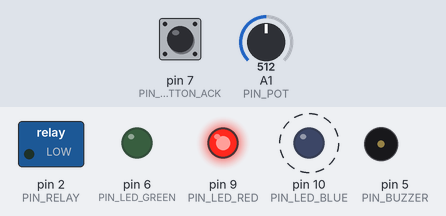
The sketch below on a simulated Arduino Uno, built for the host (arithmetic inside an expression is 32-bit, double 64-bit). Shown: switched loads named in the sketch (green lamp = pin HIGH), output pins drawn as LEDs (lit = HIGH), buzzer (waves = sounding, pin HIGH). Dashed ring = blinking. The test bench sets the inputs (shaded band); at power-on: pin 7 (PIN_BUTTON_ACK) HIGH, A1 (PIN_POT) = 512. WiFi joins after 1.5 s; servers stay silent unless stated; what the sketch prints to the serial monitor is not drawn.

Above: at 2.0 s.
Timing chart, 0 to 4.5 s (numbered marks = the images above):
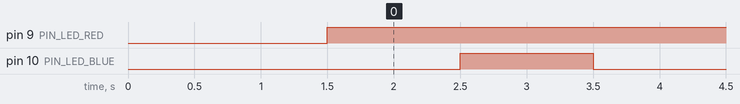

Measured:
- by itself, pin 9 (PIN_LED_RED): LOW → HIGH at 1.5 s
- by itself, pin 10 (PIN_LED_BLUE): alternates HIGH for 1.0 s and LOW for 1.0 s

The sketch:

aftershock_base_station.ino
```cpp
// Aftershock - Base Station firmware
// Arduino UNO + Educational Shield + Ethernet Shield
// This board does not detect impacts itself - that happens on the phone.
// It receives alert commands from Node-RED and raises a physical alarm.

#include <SPI.h>
#include <Ethernet.h>

// Educational Shield pin map
const int PIN_LED_GREEN = 6;
const int PIN_LED_RED = 9;
const int PIN_LED_BLUE = 10;
const int PIN_BUZZER = 5;
const int PIN_RELAY = 2;
const int PIN_BUTTON_ACK = 7;
const int PIN_POT = A1;

// This shield's LEDs are active-low: LOW turns them on, HIGH turns them off.
const int LED_ON = LOW;
const int LED_OFF = HIGH;

// Network configuration - adjust to match your LAN and Node-RED host.
byte mac[] = { 0xDE, 0xAD, 0xBE, 0xEF, 0xFE, 0xED };
IPAddress boardIp(192, 168, 1, 177);   // static fallback if DHCP fails
IPAddress nodeRedIp(192, 168, 1, 246); // machine running Node-RED
const int nodeRedPort = 1880;
const char* TELEMETRY_PATH = "/aftershock/telemetry";
const char* FELT_REPORT_PATH = "/aftershock/felt-report";
const char* RESOLVE_PATH = "/aftershock/resolve";

EthernetServer server(80); // alert commands from Node-RED

// 0 = idle, 1 = medium, 2 = critical. Set via GET /alert?level=N.
int alertLevel = 0;

// Debounce: lastRawButtonState is the raw pin reading, stableButtonState is
// the debounced value the rest of the code uses.
int lastRawButtonState = HIGH;
int stableButtonState = HIGH;
unsigned long lastButtonChangeMs = 0;
const unsigned long DEBOUNCE_MS = 50;

unsigned long lastTelemetryMs = 0;

const unsigned long TELEMETRY_INTERVAL_MS = 5000;

unsigned long lastBlinkMs = 0;
bool blinkOn = false;

unsigned long lastHeartbeatMs = 0;
bool heartbeatOn = false;

void setup() {
  Serial.begin(9600);

  pinMode(PIN_LED_GREEN, OUTPUT);
  pinMode(PIN_LED_RED, OUTPUT);
  pinMode(PIN_LED_BLUE, OUTPUT);
  pinMode(PIN_BUZZER, OUTPUT);
  pinMode(PIN_RELAY, OUTPUT);
  pinMode(PIN_BUTTON_ACK, INPUT_PULLUP);

  if (Ethernet.begin(mac) == 0) {
    Serial.println("DHCP failed, falling back to static IP");
    Ethernet.begin(mac, boardIp);
  }
  server.begin();

  Serial.print("Base station ready at ");
  Serial.println(Ethernet.localIP());
}

void loop() {
  // No delay() in this loop or anything it calls - the server must stay
  // responsive to incoming alert commands.
  handleIncomingCommand();
  handleButton();
  sendTelemetryIfDue();
  updateOutputs();
}

// GET /alert?level=0|1|2 from Node-RED.
void handleIncomingCommand() {
  EthernetClient client = server.available();
  if (!client) return;

  String requestLine = client.readStringUntil('\n');
  while (client.connected() && client.available()) {
    client.readStringUntil('\n');
  }

  int levelIndex = requestLine.indexOf("level=");
  if (requestLine.startsWith("GET /alert") && levelIndex != -1) {
    int newLevel = requestLine.charAt(levelIndex + 6) - '0';
    if (newLevel >= 0 && newLevel <= 2) {
      alertLevel = newLevel;
      Serial.print("Alert level set to ");
      Serial.println(alertLevel);
    }
  }

  client.println("HTTP/1.1 200 OK");
  client.println("Content-Type: text/plain");
  client.println("Content-Length: 2");
  client.println("Connection: close");
  client.println();
  client.print("OK");
  client.flush();
  delay(1);
  client.stop();
}

// Idle + press = manual felt-report. Alerting + press = resolve.
void handleButton() {
  int reading = digitalRead(PIN_BUTTON_ACK);
  if (reading != lastRawButtonState) {
    lastButtonChangeMs = millis();
    lastRawButtonState = reading;
  }

  if (millis() - lastButtonChangeMs > DEBOUNCE_MS && stableButtonState != lastRawButtonState) {
    stableButtonState = lastRawButtonState;
    if (stableButtonState == LOW) {
      if (alertLevel > 0) {
        resolveIncident();
      } else {
        sendFeltReport();
      }
    }
  }
}

void resolveIncident() {
  alertLevel = 0;
  String body = "{\"source\":\"button\"}";
  postJson(RESOLVE_PATH, body);
}

void sendTelemetryIfDue() {
  if (millis() - lastTelemetryMs < TELEMETRY_INTERVAL_MS) return;
  lastTelemetryMs = millis();

  int potValue = analogRead(PIN_POT);
  // 1.50g-4.00g threshold, sent as centi-g (150-400).
  int thresholdCentiG = map(potValue, 0, 1023, 150, 400);

  String body = "{";
  body += "\"thresholdCentiG\":" + String(thresholdCentiG) + ",";
  body += "\"alertLevel\":" + String(alertLevel);
  body += "}";

  postJson(TELEMETRY_PATH, body);
}

void sendFeltReport() {
  String body = "{\"source\":\"button\"}";
  postJson(FELT_REPORT_PATH, body);
}

// Fire-and-forget POST - does not wait for or read the response.
void postJson(const char* path, const String& body) {
  EthernetClient client;
  if (!client.connect(nodeRedIp, nodeRedPort)) {
    Serial.println("Could not reach Node-RED");
    return;
  }

  client.print("POST ");
  client.print(path);
  client.println(" HTTP/1.1");
  client.print("Host: ");
  client.println(nodeRedIp);
  client.println("Content-Type: application/json");
  client.print("Content-Length: ");
  client.println(body.length());
  client.println("Connection: close");
  client.println();
  client.println(body);

  client.stop();
}

void updateOutputs() {
  // Heartbeat: blue LED, 1s interval, independent of alert state.
  if (millis() - lastHeartbeatMs > 1000) {
    lastHeartbeatMs = millis();
    heartbeatOn = !heartbeatOn;
  }
  digitalWrite(PIN_LED_BLUE, heartbeatOn ? LED_ON : LED_OFF);

  if (alertLevel == 0) {
    digitalWrite(PIN_LED_GREEN, LED_ON);
    digitalWrite(PIN_LED_RED, LED_OFF);
    digitalWrite(PIN_BUZZER, LOW);
    digitalWrite(PIN_RELAY, LOW);
    return;
  }

  digitalWrite(PIN_LED_GREEN, LED_OFF);

  unsigned long blinkInterval = (alertLevel == 2) ? 150 : 500; // critical blinks faster
  if (millis() - lastBlinkMs > blinkInterval) {
    lastBlinkMs = millis();
    blinkOn = !blinkOn;
  }

  digitalWrite(PIN_LED_RED, blinkOn ? LED_ON : LED_OFF); // plain on/off, no PWM
  digitalWrite(PIN_BUZZER, blinkOn ? HIGH : LOW);
  digitalWrite(PIN_RELAY, alertLevel == 2 ? HIGH : LOW); // relay: critical only
}
```
